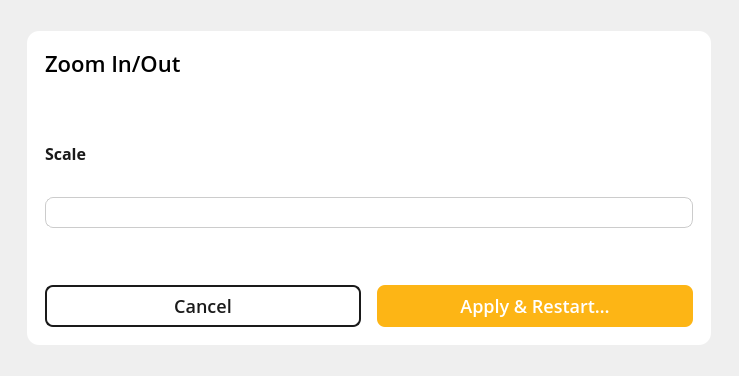
<?xml version="1.0" encoding="UTF-8"?>
<ui version="4.0">
 <class>ZoomSettingDialog</class>
 <widget class="QDialog" name="ZoomSettingDialog">
  <property name="geometry">
   <rect>
    <x>0</x>
    <y>0</y>
    <width>739</width>
    <height>376</height>
   </rect>
  </property>
  <property name="styleSheet">
   <string notr="true">#dialogContainer {
	background-color: white;
	border-radius: 12px;
	border: none;
}

#bodyContainer {
	border-bottom-left-radius: 12px;
	border-bottom-right-radius: 12px;
}


QLabel {
	color: #1A1A1A;
	font-family: Open Sans;
	font-weight: 600;
	font-size: 16px;
	line-height: 24px;
	letter-spacing: 0%;
}

QLineEdit {
	color: #1A1A1A;
	background: white;
	font-family: Open Sans;
	font-weight: 400;
	font-size: 16px;
	line-height: 24px;
	letter-spacing: 0%;
	border-radius: 8px;
	border: 1px solid #CCCCCC;
	padding-left: 12px;
	padding-right: 12px;
}

QTextEdit {
	color: #1A1A1A;
	background: white;
	font-family: Open Sans;
	font-weight: 400;
	font-size: 16px;
	line-height: 24px;
	letter-spacing: 0%;
	border-radius: 8px;
	border: 1px solid #CCCCCC;
	padding-left: 12px;
	padding-right: 12px;
}

QComboBox {
    background-color: white;
    border: 1px solid #ccc;
    border-radius: 8px;
    padding: 4px;
    font-size: 16px;
	line-height: 24px;
	letter-spacing: 0%;
    color: #333;
}

QComboBox::drop-down {
    subcontrol-origin: padding;
    subcontrol-position: top right;
    width: 24px;
    border: none;
}

QComboBox::down-arrow {
    image: url(:/images/chevron-down.svg);
    width: 16px;
    height: 16px;
}

QComboBox::down-arrow:on {
    image: url(:/images/chevron-up.svg);
}

QComboBox QAbstractItemView {
    background-color: white;
    margin-top: 0px;
    border: 1px solid #ccc;
    border-radius: 8px;
	outline: none;
}

/* Each dropdown item */
QComboBox QAbstractItemView::item {
	color: #1A1A1A;
    padding: 6px 12px;
    border-radius: 4px;
}

/* Hovered item */
QComboBox QAbstractItemView::item:hover {
    background-color: #e6f2ff;
}

/* Selected item */
QComboBox QAbstractItemView::item:selected {
    background-color: #d0e8ff;
    color: #1a1a1a;
}

#cancelButton {
	color: #1A1A1A;
	font-family: Open Sans;
	font-weight: 500;
	font-size: 18px;
	line-height: 24px;
	letter-spacing: 0%;
	border-radius: 8px;
	border: 2px solid #1A1A1A
}

#cancelButton:hover {
    background-color: #D6ECFF;
}

#cancelButton:pressed {
    background-color: #B7DCFF;
    padding-top: 2px;
	padding-left: 2px;
}

#applyButton {
    background-color: #FDB515;
	color: white;
	font-family: Open Sans;
	font-weight: 500;
	font-size: 18px;
	line-height: 24px;
	letter-spacing: 0%;
	border-radius: 8px;
}

#applyButton:hover {
    background-color: #E6A512;
}

#applyButton:pressed {
    background-color: #CC8F0F;
    padding-top: 2px;
	padding-left: 2px;
}
</string>
  </property>
  <layout class="QHBoxLayout" name="horizontalLayout_3">
   <item>
    <widget class="QWidget" name="dialogContainer" native="true">
     <property name="sizePolicy">
      <sizepolicy hsizetype="Fixed" vsizetype="Fixed">
       <horstretch>0</horstretch>
       <verstretch>0</verstretch>
      </sizepolicy>
     </property>
     <property name="minimumSize">
      <size>
       <width>684</width>
       <height>314</height>
      </size>
     </property>
     <property name="maximumSize">
      <size>
       <width>684</width>
       <height>314</height>
      </size>
     </property>
     <layout class="QVBoxLayout" name="verticalLayout_5">
      <property name="spacing">
       <number>18</number>
      </property>
      <property name="leftMargin">
       <number>0</number>
      </property>
      <property name="topMargin">
       <number>0</number>
      </property>
      <property name="rightMargin">
       <number>0</number>
      </property>
      <property name="bottomMargin">
       <number>18</number>
      </property>
      <item>
       <widget class="QWidget" name="widget" native="true">
        <property name="minimumSize">
         <size>
          <width>0</width>
          <height>64</height>
         </size>
        </property>
        <property name="maximumSize">
         <size>
          <width>16777215</width>
          <height>64</height>
         </size>
        </property>
        <layout class="QHBoxLayout" name="horizontalLayout">
         <property name="spacing">
          <number>18</number>
         </property>
         <property name="leftMargin">
          <number>18</number>
         </property>
         <property name="topMargin">
          <number>16</number>
         </property>
         <property name="rightMargin">
          <number>18</number>
         </property>
         <property name="bottomMargin">
          <number>16</number>
         </property>
         <item>
          <widget class="QLabel" name="dialogTitle">
           <property name="styleSheet">
            <string notr="true">color: black;
font-family: Open Sans;
font-weight: 500;
font-size: 22px;
line-height: 30px;
letter-spacing: 0%;
</string>
           </property>
           <property name="text">
            <string>Zoom In/Out</string>
           </property>
          </widget>
         </item>
         <item>
          <widget class="QToolButton" name="closeButton">
           <property name="text">
            <string/>
           </property>
           <property name="icon">
            <iconset resource="../../../Resources/Resources.qrc">
             <normaloff>:/images/Project/cross-icon.svg</normaloff>:/images/Project/cross-icon.svg</iconset>
           </property>
           <property name="iconSize">
            <size>
             <width>32</width>
             <height>32</height>
            </size>
           </property>
           <property name="autoRaise">
            <bool>true</bool>
           </property>
          </widget>
         </item>
        </layout>
       </widget>
      </item>
      <item>
       <widget class="QWidget" name="widget_2" native="true">
        <layout class="QVBoxLayout" name="verticalLayout_2">
         <property name="spacing">
          <number>18</number>
         </property>
         <property name="leftMargin">
          <number>18</number>
         </property>
         <property name="topMargin">
          <number>0</number>
         </property>
         <property name="rightMargin">
          <number>18</number>
         </property>
         <property name="bottomMargin">
          <number>0</number>
         </property>
         <item>
          <widget class="QWidget" name="scaleFieldGroup" native="true">
           <layout class="QVBoxLayout" name="verticalLayout_4">
            <property name="spacing">
             <number>4</number>
            </property>
            <property name="leftMargin">
             <number>0</number>
            </property>
            <property name="topMargin">
             <number>0</number>
            </property>
            <property name="rightMargin">
             <number>0</number>
            </property>
            <item>
             <widget class="QLabel" name="scaleFieldLabel">
              <property name="maximumSize">
               <size>
                <width>16777215</width>
                <height>24</height>
               </size>
              </property>
              <property name="styleSheet">
               <string notr="true">color: #1A1A1A;
font-family: Open Sans;
font-weight: 600;
font-size: 16px;
line-height: 24px;
letter-spacing: 0%;
</string>
              </property>
              <property name="text">
               <string>Scale</string>
              </property>
             </widget>
            </item>
            <item>
             <widget class="QComboBox" name="scaleComboBox"/>
            </item>
           </layout>
          </widget>
         </item>
        </layout>
       </widget>
      </item>
      <item>
       <widget class="QWidget" name="bottomGroup" native="true">
        <property name="sizePolicy">
         <sizepolicy hsizetype="Preferred" vsizetype="Fixed">
          <horstretch>0</horstretch>
          <verstretch>0</verstretch>
         </sizepolicy>
        </property>
        <property name="minimumSize">
         <size>
          <width>0</width>
          <height>42</height>
         </size>
        </property>
        <property name="maximumSize">
         <size>
          <width>16777215</width>
          <height>42</height>
         </size>
        </property>
        <layout class="QHBoxLayout" name="horizontalLayout_2">
         <property name="spacing">
          <number>16</number>
         </property>
         <property name="leftMargin">
          <number>18</number>
         </property>
         <property name="topMargin">
          <number>0</number>
         </property>
         <property name="rightMargin">
          <number>18</number>
         </property>
         <property name="bottomMargin">
          <number>0</number>
         </property>
         <item>
          <widget class="QPushButton" name="cancelButton">
           <property name="sizePolicy">
            <sizepolicy hsizetype="Preferred" vsizetype="Preferred">
             <horstretch>0</horstretch>
             <verstretch>0</verstretch>
            </sizepolicy>
           </property>
           <property name="minimumSize">
            <size>
             <width>0</width>
             <height>42</height>
            </size>
           </property>
           <property name="maximumSize">
            <size>
             <width>16777215</width>
             <height>42</height>
            </size>
           </property>
           <property name="text">
            <string>Cancel</string>
           </property>
          </widget>
         </item>
         <item>
          <widget class="QPushButton" name="applyButton">
           <property name="sizePolicy">
            <sizepolicy hsizetype="Preferred" vsizetype="Fixed">
             <horstretch>0</horstretch>
             <verstretch>0</verstretch>
            </sizepolicy>
           </property>
           <property name="minimumSize">
            <size>
             <width>0</width>
             <height>42</height>
            </size>
           </property>
           <property name="maximumSize">
            <size>
             <width>16777215</width>
             <height>42</height>
            </size>
           </property>
           <property name="text">
            <string>Apply &amp;&amp; Restart…</string>
           </property>
          </widget>
         </item>
        </layout>
       </widget>
      </item>
     </layout>
    </widget>
   </item>
  </layout>
 </widget>
 <resources>
  <include location="../../../Resources/Resources.qrc"/>
 </resources>
 <connections/>
</ui>
